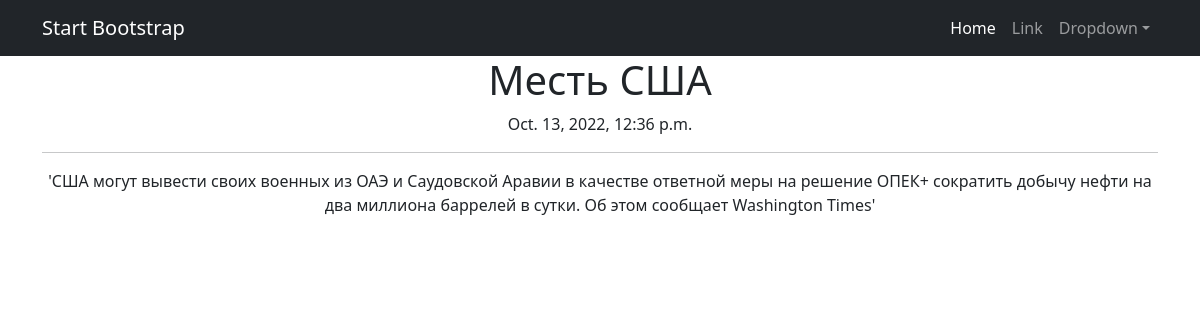
Screenshot of /news/1 with the database file from the repository.
### news/models.py (models this page shows, shortened)
class Post(models.Model):
    author = models.ForeignKey(Author, on_delete=models.CASCADE)
    neworart = models.BooleanField(default=False)
    time_in = models.DateTimeField(auto_now_add=True)
    category = models.ManyToManyField(Category, through = 'PostCategory')
    title = models.CharField(max_length=100)
    text = models.TextField()
    rating_post = models.IntegerField(default=0)

### news/views.py (the view)
# urls.py: path('<int:pk>', NewDetail.as_view())
class NewDetail(DetailView):
    model = Post
    template_name = 'flatpages/post.html'
    context_object_name = 'new'

### news/templatetags/custom_filters.py (called while the page is built)
@register.filter()
def censor(value: str):
    variants = ['тормоз', 'собака', 'дурак', 'школьник', 'гузно', 'редиска']
    ln = len(variants)
    filtred_message = ''
    string = ''
    pattern = '*'
    for i in value:
        string += i
        flag = 0
        for j in variants:
            if not string in j:
                flag += 1
            if string == j:
                filtred_message += string[0] + (pattern * (len(string) - 1))
                flag -= 1
                string = ''
        if flag == ln:
            filtred_message += string
            string = ''
    if string != '' and string not in variants:
        filtred_message += string
    elif string != '':
        filtred_message += string[0] + (pattern * (len(string) - 1))
    return filtred_message

### Templates/Flatpages/post.html (shortened to what this page needs)
{% extends 'flatpages/default.html' %}
{% load custom_filters %}
{% block content %}
<h1>{{ new.title|censor }}</h1>
{{ new.time_in }}
<hr>
{{ new.text|censor }}
{% endblock content %}

### rows the page displays
Post: title|censor "Месть США", time_in "Oct. 13, 2022, 12:36 p.m.", text|censor "'США могут вывести своих военных из ОАЭ и Саудовской Аравии в качестве ответной меры на решение ОПЕК+ сократить добычу нефти на два миллиона баррелей в сутки. Об этом сообщает Washington Times'"
